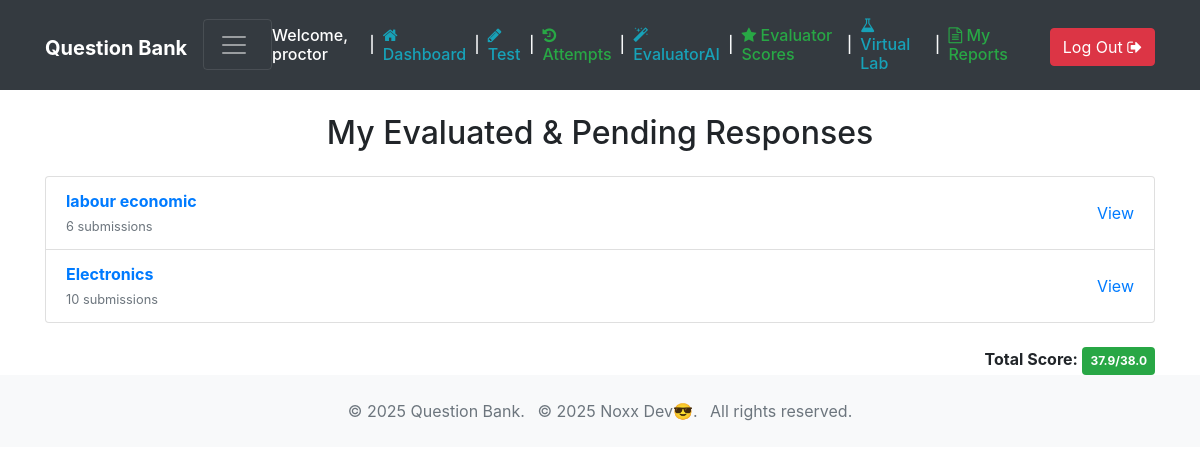
The app's page /evaluated-responses/ (signed in) with its own data.
### QuestionBank/models.py (models this page shows, shortened)
class CustomUser(AbstractUser):
    user_id = models.AutoField(primary_key=True)  # Explicit primary key
    username = models.CharField(max_length=50, unique=True)
    password = models.CharField(max_length=255)
    rating = models.FloatField(default=0.0)

class StudentSubmission(models.Model):
    student_response = models.ForeignKey(
        'StudentResponse', on_delete=models.CASCADE, related_name="submissions"
    )
    question = models.ForeignKey('GeneratedQuestion', on_delete=models.CASCADE)
    topic = models.CharField(max_length=255)
    answer = models.TextField()
    marks = models.DecimalField(default=0.0, max_digits=5, decimal_places=2)
    evaluation_feedback = models.TextField(blank=True, null=True, help_text="AI-generated feedback for this submission.")
    evaluated = models.BooleanField(default=False)
    evaluated_at = models.DateTimeField(blank=True, null=True)

### QuestionBank/views.py (the view)
# urls.py: path('evaluated-responses/', views.evaluated_responses, name='evaluated_responses'),
@login_required
def evaluated_responses(request):
    student_responses = StudentResponse.objects.filter(
        student=request.user,
        submissions__evaluated=True
    ).prefetch_related("submissions", "submissions__question").distinct()
    grouped_responses = defaultdict(list)
    total_marks = 0
    max_possible_marks = 0
    for response in student_responses:
        for submission in response.submissions.filter(evaluated=True):
            grouped_responses[submission.topic].append(submission)
            try:
                total_marks += float(submission.marks)
                max_possible_marks += float(submission.question.marks)
            except:
                continue  # If there's bad data, avoid crashing
    context = {
        'grouped_responses': dict(grouped_responses),  # Convert to normal dict for template compatibility
        'total_marks': total_marks,
        'max_possible_marks': max_possible_marks,
    }
    return render(request, 'bank/evaluator_results.html', context)

### QuestionBank/templates/bank/evaluator_results.html (shortened to what this page needs)
{% extends 'layout/base.html' %}
{% block content %}
<div class="container mt-4">
    <h2 class="mb-4 text-center">My Evaluated & Pending Responses</h2>
    {% if grouped_responses %}
        <ul class="list-group">
            {% for topic, responses in grouped_responses.items %}
                <li class="list-group-item">
                    <a class="d-flex justify-content-between align-items-center"
                       data-toggle="collapse"
                       href="#collapseTopic{{ forloop.counter }}"
                       role="button"
                       aria-expanded="false"
                       aria-controls="collapseTopic{{ forloop.counter }}">
                        <div>
                            <strong>{{ topic }}</strong><br>
                            <small class="text-muted">{{ responses|length }} submission{{ responses|length|pluralize }}</small>
                        </div>
                        <span class="text-primary">View</span>
                    </a>
                </li>
            {% endfor %}
        </ul>
        <div class="mt-4 text-right">
            <strong>Total Score:</strong>
            <span class="badge badge-success p-2">
                {{ total_marks }}/{{ max_possible_marks }}
            </span>
        </div>
    {% else %}
        <div class="alert alert-info text-center">
            No evaluated or pending responses found for <strong>{{ request.user.username }}</strong>.
        </div>
    {% endif %}
</div>
{% endblock %}

### QuestionBank/templates/layout/base.html (shortened to what this page needs)
{% load static %}
<!doctype html>
<html lang="en">
<head>
    <link rel="stylesheet" href="https://maxcdn.bootstrapcdn.com/bootstrap/4.0.0-beta.2/css/bootstrap.min.css">
    <link rel="stylesheet" href="https://maxcdn.bootstrapcdn.com/font-awesome/4.7.0/css/font-awesome.min.css">
    <link rel="stylesheet" href="{% static 'assets/css/main.css' %}">
</head>
<body class="bg-white">
    <nav class="navbar navbar-expand-md navbar-dark bg-dark">
        <div class="container">
            <h1><a href="{% url 'bank:user_home' %}" class="navbar-brand">
            <strong>Question Bank</strong></a></h1>
            <button type="button" class="navbar-toggler wiggle-pulse d-flex align-items-center" data-toggle="collapse" data-target="#navbar" aria-controls="navbar" aria-expanded="false" aria-label="Toggle navigation">
                <span class="navbar-toggler-icon mr-2"></span>
            </button>
            <div class="collapse navbar-collapse justify-content-end " id="navbar">
                {% if not request.user.is_active %}
                <a href="{% url 'bank:login' %}" class="btn btn-success mt-1 ml-2"><i class="fa fa-sign-in" aria-hidden="true"></i> Log In</a>
                {% else %}
                <h6 class="text-white mt-2 mr-2">Welcome, {{ request.user.username }}</h6>
                <h6 class="text-light mt-2 mr-2">|</h6>
                <h6 class="text-white mt-2 mr-2"><a href="{% url 'bank:user_home' %}" class="text-info"><i class="fa fa-home"></i> Dashboard</a></h6>
                <h6 class="text-light mt-2 mr-2">|</h6>
                <h6 class="text-white mt-2 mr-2"><a href="{% url 'bank:generate_quiz' %}" class="text-info"> <i class="fa fa-pencil"></i> Test </a></h6>
                <h6 class="text-light mt-2 mr-2">|</h6>
                <h6 class="text-white mt-2 mr-2"><a href="{% url 'bank:list_attempts' %}" class="text-success"><i class="fa fa-history"></i> Attempts</a></h6>
                <h6 class="text-light mt-2 mr-2">|</h6>
                <h6 class="text-white mt-2 mr-2"><a href="{% url 'bank:evaluator_ai' %}" class="text-info"><i class="fa fa-magic"></i> EvaluatorAI</a></h6>
                <h6 class="text-light mt-2 mr-2">|</h6>
                <h6 class="text-white mt-2 mr-2"><a href="{% url 'bank:evaluated_responses' %}" class="text-success"><i class="fa fa-star"></i> Evaluator Scores</a></h6>
                <h6 class="text-light mt-2 mr-2">|</h6>
                <h6 class="text-white mt-2 mr-2"><a href="{% url 'bank:experiment_list' %}" class="text-info"><i class="fa fa-flask"></i> Virtual Lab</a></h6>
                <h6 class="text-light mt-2 mr-2">|</h6>
                <h6 class="text-white mt-2 mr-2"><a href="{% url 'bank:report_list' %}" class="text-success"><i class="fa fa-file-text-o"></i> My Reports</a></h6>
                <a href="{% url 'bank:logout' %}" class="btn btn-danger mt-1 ml-4">Log Out <i class="fa fa-sign-out" aria-hidden="true"></i></a>
                {% endif %}
            </div>
        </div>
    </nav>
    {% block content %}
    {% endblock content %}
    <footer class="bg-light text-muted py-0">
        <div class="container py-4">
            <ul class="list-inline mb-0 text-center">
                <li class="list-inline-item">&copy; 2025 Question Bank.</li>
                <li class="list-inline-item">&copy; 2025 Noxx Dev😎.</li>
                <li class="list-inline-item">All rights reserved.</li>
            </ul>
        </div>
    </footer>
</body>
</html>

### QuestionBank/static/assets/css/main.css (style rules this page uses)
button { background-color: #4CAF50; color: white; padding: 10px 20px; border: none; border-radius: 4px; cursor: pointer; }
.wiggle-pulse { animation: wigglePulse 1.2s ease-in-out infinite alternate; }
.navbar-toggler { padding: 0.6rem 0.9rem; }

### QuestionBank/templates/layout/base.html (style rules this page uses)
.wiggle-pulse { animation: wigglePulse 1.2s ease-in-out 1; }

### records on screen
CustomUser: user.username "proctor"
StudentSubmission: topic "labour economic", responses "6"
StudentSubmission: topic "Electronics", responses "10"

### other values on screen
{{ total_marks }} "37.9"
{{ max_possible_marks }} "38.0"
